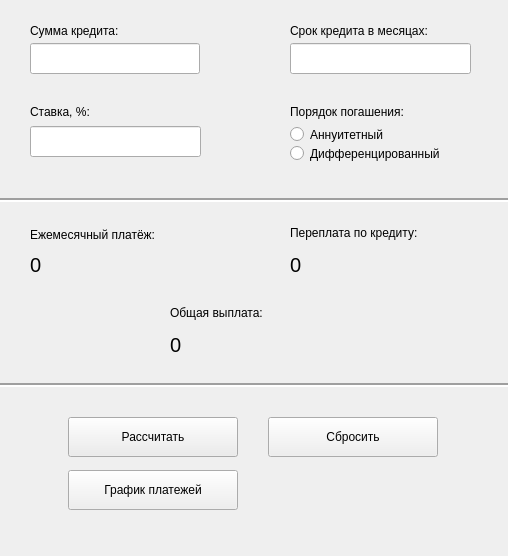
<?xml version="1.0" encoding="UTF-8"?>
<ui version="4.0">
 <class>Credit</class>
 <widget class="QWidget" name="Credit">
  <property name="geometry">
   <rect>
    <x>0</x>
    <y>0</y>
    <width>508</width>
    <height>556</height>
   </rect>
  </property>
  <property name="windowTitle">
   <string>Расчёт кредита</string>
  </property>
  <widget class="QLineEdit" name="loan_sum_display">
   <property name="geometry">
    <rect>
     <x>30</x>
     <y>43</y>
     <width>170</width>
     <height>31</height>
    </rect>
   </property>
  </widget>
  <widget class="QLineEdit" name="loan_rate_display">
   <property name="geometry">
    <rect>
     <x>30</x>
     <y>126</y>
     <width>171</width>
     <height>31</height>
    </rect>
   </property>
  </widget>
  <widget class="QLineEdit" name="loan_term_display">
   <property name="geometry">
    <rect>
     <x>290</x>
     <y>43</y>
     <width>181</width>
     <height>31</height>
    </rect>
   </property>
  </widget>
  <widget class="QLabel" name="label">
   <property name="geometry">
    <rect>
     <x>30</x>
     <y>23</y>
     <width>141</width>
     <height>17</height>
    </rect>
   </property>
   <property name="text">
    <string>&lt;html&gt;&lt;head/&gt;&lt;body&gt;&lt;p&gt;Сумма кредита:&lt;/p&gt;&lt;/body&gt;&lt;/html&gt;</string>
   </property>
   <property name="textFormat">
    <enum>Qt::AutoText</enum>
   </property>
  </widget>
  <widget class="QLabel" name="label_2">
   <property name="geometry">
    <rect>
     <x>30</x>
     <y>104</y>
     <width>81</width>
     <height>17</height>
    </rect>
   </property>
   <property name="text">
    <string>&lt;html&gt;&lt;head/&gt;&lt;body&gt;&lt;p&gt;Ставка, %:&lt;/p&gt;&lt;/body&gt;&lt;/html&gt;</string>
   </property>
   <property name="textFormat">
    <enum>Qt::AutoText</enum>
   </property>
  </widget>
  <widget class="QLabel" name="label_3">
   <property name="geometry">
    <rect>
     <x>290</x>
     <y>23</y>
     <width>181</width>
     <height>17</height>
    </rect>
   </property>
   <property name="text">
    <string>&lt;html&gt;&lt;head/&gt;&lt;body&gt;&lt;p&gt;Срок кредита в месяцах:&lt;/p&gt;&lt;/body&gt;&lt;/html&gt;</string>
   </property>
   <property name="textFormat">
    <enum>Qt::AutoText</enum>
   </property>
  </widget>
  <widget class="QRadioButton" name="radioButton_annuitet">
   <property name="geometry">
    <rect>
     <x>290</x>
     <y>123</y>
     <width>131</width>
     <height>23</height>
    </rect>
   </property>
   <property name="text">
    <string>Аннуитетный</string>
   </property>
  </widget>
  <widget class="QRadioButton" name="radioButton_differentiated">
   <property name="geometry">
    <rect>
     <x>290</x>
     <y>142</y>
     <width>191</width>
     <height>23</height>
    </rect>
   </property>
   <property name="text">
    <string>Дифференцированный</string>
   </property>
  </widget>
  <widget class="QLabel" name="label_4">
   <property name="geometry">
    <rect>
     <x>290</x>
     <y>104</y>
     <width>151</width>
     <height>17</height>
    </rect>
   </property>
   <property name="text">
    <string>&lt;html&gt;&lt;head/&gt;&lt;body&gt;&lt;p&gt;Порядок погашения:&lt;/p&gt;&lt;/body&gt;&lt;/html&gt;</string>
   </property>
   <property name="textFormat">
    <enum>Qt::AutoText</enum>
   </property>
  </widget>
  <widget class="QLabel" name="label_5">
   <property name="geometry">
    <rect>
     <x>170</x>
     <y>305</y>
     <width>141</width>
     <height>17</height>
    </rect>
   </property>
   <property name="text">
    <string>&lt;html&gt;&lt;head/&gt;&lt;body&gt;&lt;p&gt;Общая выплата:&lt;/p&gt;&lt;/body&gt;&lt;/html&gt;</string>
   </property>
   <property name="textFormat">
    <enum>Qt::AutoText</enum>
   </property>
  </widget>
  <widget class="QLabel" name="label_6">
   <property name="geometry">
    <rect>
     <x>30</x>
     <y>225</y>
     <width>181</width>
     <height>20</height>
    </rect>
   </property>
   <property name="text">
    <string>&lt;html&gt;&lt;head/&gt;&lt;body&gt;&lt;p&gt;Ежемесячный платёж:&lt;/p&gt;&lt;/body&gt;&lt;/html&gt;</string>
   </property>
   <property name="textFormat">
    <enum>Qt::AutoText</enum>
   </property>
  </widget>
  <widget class="QLabel" name="label_7">
   <property name="geometry">
    <rect>
     <x>290</x>
     <y>225</y>
     <width>171</width>
     <height>17</height>
    </rect>
   </property>
   <property name="text">
    <string>&lt;html&gt;&lt;head/&gt;&lt;body&gt;&lt;p&gt;Переплата по кредиту:&lt;/p&gt;&lt;/body&gt;&lt;/html&gt;</string>
   </property>
   <property name="textFormat">
    <enum>Qt::AutoText</enum>
   </property>
  </widget>
  <widget class="QPushButton" name="pushButton_calc_credit">
   <property name="geometry">
    <rect>
     <x>68</x>
     <y>417</y>
     <width>170</width>
     <height>40</height>
    </rect>
   </property>
   <property name="palette">
    <palette>
     <active>
      <colorrole role="Button">
       <brush brushstyle="SolidPattern">
        <color alpha="255">
         <red>255</red>
         <green>147</green>
         <blue>0</blue>
        </color>
       </brush>
      </colorrole>
      <colorrole role="Light">
       <brush brushstyle="SolidPattern">
        <color alpha="255">
         <red>255</red>
         <green>201</green>
         <blue>127</blue>
        </color>
       </brush>
      </colorrole>
      <colorrole role="Midlight">
       <brush brushstyle="SolidPattern">
        <color alpha="255">
         <red>255</red>
         <green>174</green>
         <blue>63</blue>
        </color>
       </brush>
      </colorrole>
      <colorrole role="Dark">
       <brush brushstyle="SolidPattern">
        <color alpha="255">
         <red>127</red>
         <green>73</green>
         <blue>0</blue>
        </color>
       </brush>
      </colorrole>
      <colorrole role="Mid">
       <brush brushstyle="SolidPattern">
        <color alpha="255">
         <red>170</red>
         <green>98</green>
         <blue>0</blue>
        </color>
       </brush>
      </colorrole>
      <colorrole role="Window">
       <brush brushstyle="SolidPattern">
        <color alpha="255">
         <red>255</red>
         <green>147</green>
         <blue>0</blue>
        </color>
       </brush>
      </colorrole>
      <colorrole role="Shadow">
       <brush brushstyle="SolidPattern">
        <color alpha="255">
         <red>0</red>
         <green>0</green>
         <blue>0</blue>
        </color>
       </brush>
      </colorrole>
      <colorrole role="AlternateBase">
       <brush brushstyle="SolidPattern">
        <color alpha="255">
         <red>255</red>
         <green>201</green>
         <blue>127</blue>
        </color>
       </brush>
      </colorrole>
     </active>
     <inactive>
      <colorrole role="Button">
       <brush brushstyle="SolidPattern">
        <color alpha="255">
         <red>236</red>
         <green>236</green>
         <blue>236</blue>
        </color>
       </brush>
      </colorrole>
      <colorrole role="Light">
       <brush brushstyle="SolidPattern">
        <color alpha="255">
         <red>255</red>
         <green>255</green>
         <blue>255</blue>
        </color>
       </brush>
      </colorrole>
      <colorrole role="Midlight">
       <brush brushstyle="SolidPattern">
        <color alpha="255">
         <red>245</red>
         <green>245</green>
         <blue>245</blue>
        </color>
       </brush>
      </colorrole>
      <colorrole role="Dark">
       <brush brushstyle="SolidPattern">
        <color alpha="255">
         <red>191</red>
         <green>191</green>
         <blue>191</blue>
        </color>
       </brush>
      </colorrole>
      <colorrole role="Mid">
       <brush brushstyle="SolidPattern">
        <color alpha="255">
         <red>169</red>
         <green>169</green>
         <blue>169</blue>
        </color>
       </brush>
      </colorrole>
      <colorrole role="Window">
       <brush brushstyle="SolidPattern">
        <color alpha="255">
         <red>236</red>
         <green>236</green>
         <blue>236</blue>
        </color>
       </brush>
      </colorrole>
      <colorrole role="Shadow">
       <brush brushstyle="SolidPattern">
        <color alpha="255">
         <red>0</red>
         <green>0</green>
         <blue>0</blue>
        </color>
       </brush>
      </colorrole>
      <colorrole role="AlternateBase">
       <brush brushstyle="SolidPattern">
        <color alpha="255">
         <red>245</red>
         <green>245</green>
         <blue>245</blue>
        </color>
       </brush>
      </colorrole>
     </inactive>
     <disabled>
      <colorrole role="Button">
       <brush brushstyle="SolidPattern">
        <color alpha="255">
         <red>255</red>
         <green>147</green>
         <blue>0</blue>
        </color>
       </brush>
      </colorrole>
      <colorrole role="Light">
       <brush brushstyle="SolidPattern">
        <color alpha="255">
         <red>255</red>
         <green>201</green>
         <blue>127</blue>
        </color>
       </brush>
      </colorrole>
      <colorrole role="Midlight">
       <brush brushstyle="SolidPattern">
        <color alpha="255">
         <red>255</red>
         <green>174</green>
         <blue>63</blue>
        </color>
       </brush>
      </colorrole>
      <colorrole role="Dark">
       <brush brushstyle="SolidPattern">
        <color alpha="255">
         <red>127</red>
         <green>73</green>
         <blue>0</blue>
        </color>
       </brush>
      </colorrole>
      <colorrole role="Mid">
       <brush brushstyle="SolidPattern">
        <color alpha="255">
         <red>170</red>
         <green>98</green>
         <blue>0</blue>
        </color>
       </brush>
      </colorrole>
      <colorrole role="Window">
       <brush brushstyle="SolidPattern">
        <color alpha="255">
         <red>255</red>
         <green>147</green>
         <blue>0</blue>
        </color>
       </brush>
      </colorrole>
      <colorrole role="Shadow">
       <brush brushstyle="SolidPattern">
        <color alpha="255">
         <red>0</red>
         <green>0</green>
         <blue>0</blue>
        </color>
       </brush>
      </colorrole>
      <colorrole role="AlternateBase">
       <brush brushstyle="SolidPattern">
        <color alpha="255">
         <red>245</red>
         <green>245</green>
         <blue>245</blue>
        </color>
       </brush>
      </colorrole>
     </disabled>
    </palette>
   </property>
   <property name="text">
    <string>Рассчитать</string>
   </property>
  </widget>
  <widget class="QPushButton" name="pushButton_reset_credit">
   <property name="geometry">
    <rect>
     <x>268</x>
     <y>417</y>
     <width>170</width>
     <height>40</height>
    </rect>
   </property>
   <property name="palette">
    <palette>
     <active>
      <colorrole role="Button">
       <brush brushstyle="SolidPattern">
        <color alpha="255">
         <red>186</red>
         <green>189</green>
         <blue>182</blue>
        </color>
       </brush>
      </colorrole>
      <colorrole role="Midlight">
       <brush brushstyle="SolidPattern">
        <color alpha="255">
         <red>220</red>
         <green>222</green>
         <blue>218</blue>
        </color>
       </brush>
      </colorrole>
      <colorrole role="Dark">
       <brush brushstyle="SolidPattern">
        <color alpha="255">
         <red>93</red>
         <green>94</green>
         <blue>91</blue>
        </color>
       </brush>
      </colorrole>
      <colorrole role="Mid">
       <brush brushstyle="SolidPattern">
        <color alpha="255">
         <red>124</red>
         <green>126</green>
         <blue>121</blue>
        </color>
       </brush>
      </colorrole>
      <colorrole role="Window">
       <brush brushstyle="SolidPattern">
        <color alpha="255">
         <red>186</red>
         <green>189</green>
         <blue>182</blue>
        </color>
       </brush>
      </colorrole>
      <colorrole role="AlternateBase">
       <brush brushstyle="SolidPattern">
        <color alpha="255">
         <red>220</red>
         <green>222</green>
         <blue>218</blue>
        </color>
       </brush>
      </colorrole>
     </active>
     <inactive>
      <colorrole role="Button">
       <brush brushstyle="SolidPattern">
        <color alpha="255">
         <red>239</red>
         <green>239</green>
         <blue>239</blue>
        </color>
       </brush>
      </colorrole>
      <colorrole role="Midlight">
       <brush brushstyle="SolidPattern">
        <color alpha="255">
         <red>202</red>
         <green>202</green>
         <blue>202</blue>
        </color>
       </brush>
      </colorrole>
      <colorrole role="Dark">
       <brush brushstyle="SolidPattern">
        <color alpha="255">
         <red>159</red>
         <green>159</green>
         <blue>159</blue>
        </color>
       </brush>
      </colorrole>
      <colorrole role="Mid">
       <brush brushstyle="SolidPattern">
        <color alpha="255">
         <red>184</red>
         <green>184</green>
         <blue>184</blue>
        </color>
       </brush>
      </colorrole>
      <colorrole role="Window">
       <brush brushstyle="SolidPattern">
        <color alpha="255">
         <red>239</red>
         <green>239</green>
         <blue>239</blue>
        </color>
       </brush>
      </colorrole>
      <colorrole role="AlternateBase">
       <brush brushstyle="SolidPattern">
        <color alpha="255">
         <red>247</red>
         <green>247</green>
         <blue>247</blue>
        </color>
       </brush>
      </colorrole>
     </inactive>
     <disabled>
      <colorrole role="Button">
       <brush brushstyle="SolidPattern">
        <color alpha="255">
         <red>186</red>
         <green>189</green>
         <blue>182</blue>
        </color>
       </brush>
      </colorrole>
      <colorrole role="Midlight">
       <brush brushstyle="SolidPattern">
        <color alpha="255">
         <red>220</red>
         <green>222</green>
         <blue>218</blue>
        </color>
       </brush>
      </colorrole>
      <colorrole role="Dark">
       <brush brushstyle="SolidPattern">
        <color alpha="255">
         <red>93</red>
         <green>94</green>
         <blue>91</blue>
        </color>
       </brush>
      </colorrole>
      <colorrole role="Mid">
       <brush brushstyle="SolidPattern">
        <color alpha="255">
         <red>124</red>
         <green>126</green>
         <blue>121</blue>
        </color>
       </brush>
      </colorrole>
      <colorrole role="Window">
       <brush brushstyle="SolidPattern">
        <color alpha="255">
         <red>186</red>
         <green>189</green>
         <blue>182</blue>
        </color>
       </brush>
      </colorrole>
      <colorrole role="AlternateBase">
       <brush brushstyle="SolidPattern">
        <color alpha="255">
         <red>247</red>
         <green>247</green>
         <blue>247</blue>
        </color>
       </brush>
      </colorrole>
     </disabled>
    </palette>
   </property>
   <property name="text">
    <string>Сбросить</string>
   </property>
  </widget>
  <widget class="Line" name="line">
   <property name="geometry">
    <rect>
     <x>-10</x>
     <y>190</y>
     <width>521</width>
     <height>20</height>
    </rect>
   </property>
   <property name="lineWidth">
    <number>2</number>
   </property>
   <property name="orientation">
    <enum>Qt::Horizontal</enum>
   </property>
  </widget>
  <widget class="Line" name="line_2">
   <property name="geometry">
    <rect>
     <x>-10</x>
     <y>375</y>
     <width>531</width>
     <height>20</height>
    </rect>
   </property>
   <property name="lineWidth">
    <number>2</number>
   </property>
   <property name="orientation">
    <enum>Qt::Horizontal</enum>
   </property>
  </widget>
  <widget class="QLabel" name="month_payment_display">
   <property name="geometry">
    <rect>
     <x>30</x>
     <y>250</y>
     <width>241</width>
     <height>31</height>
    </rect>
   </property>
   <property name="font">
    <font>
     <pointsize>15</pointsize>
    </font>
   </property>
   <property name="text">
    <string>&lt;html&gt;&lt;head/&gt;&lt;body&gt;&lt;p&gt;0&lt;/p&gt;&lt;/body&gt;&lt;/html&gt;</string>
   </property>
  </widget>
  <widget class="QLabel" name="overpayment_display">
   <property name="geometry">
    <rect>
     <x>290</x>
     <y>250</y>
     <width>191</width>
     <height>31</height>
    </rect>
   </property>
   <property name="font">
    <font>
     <pointsize>15</pointsize>
    </font>
   </property>
   <property name="text">
    <string>&lt;html&gt;&lt;head/&gt;&lt;body&gt;&lt;p&gt;0&lt;/p&gt;&lt;/body&gt;&lt;/html&gt;</string>
   </property>
  </widget>
  <widget class="QLabel" name="total_payment_display">
   <property name="geometry">
    <rect>
     <x>170</x>
     <y>330</y>
     <width>261</width>
     <height>31</height>
    </rect>
   </property>
   <property name="font">
    <font>
     <pointsize>15</pointsize>
    </font>
   </property>
   <property name="text">
    <string>&lt;html&gt;&lt;head/&gt;&lt;body&gt;&lt;p&gt;0&lt;/p&gt;&lt;/body&gt;&lt;/html&gt;</string>
   </property>
  </widget>
  <widget class="QPushButton" name="pushButton_payment_schedule">
   <property name="geometry">
    <rect>
     <x>68</x>
     <y>470</y>
     <width>170</width>
     <height>40</height>
    </rect>
   </property>
   <property name="palette">
    <palette>
     <active>
      <colorrole role="Button">
       <brush brushstyle="SolidPattern">
        <color alpha="255">
         <red>186</red>
         <green>189</green>
         <blue>182</blue>
        </color>
       </brush>
      </colorrole>
      <colorrole role="Midlight">
       <brush brushstyle="SolidPattern">
        <color alpha="255">
         <red>220</red>
         <green>222</green>
         <blue>218</blue>
        </color>
       </brush>
      </colorrole>
      <colorrole role="Dark">
       <brush brushstyle="SolidPattern">
        <color alpha="255">
         <red>93</red>
         <green>94</green>
         <blue>91</blue>
        </color>
       </brush>
      </colorrole>
      <colorrole role="Mid">
       <brush brushstyle="SolidPattern">
        <color alpha="255">
         <red>124</red>
         <green>126</green>
         <blue>121</blue>
        </color>
       </brush>
      </colorrole>
      <colorrole role="Window">
       <brush brushstyle="SolidPattern">
        <color alpha="255">
         <red>186</red>
         <green>189</green>
         <blue>182</blue>
        </color>
       </brush>
      </colorrole>
      <colorrole role="AlternateBase">
       <brush brushstyle="SolidPattern">
        <color alpha="255">
         <red>220</red>
         <green>222</green>
         <blue>218</blue>
        </color>
       </brush>
      </colorrole>
     </active>
     <inactive>
      <colorrole role="Button">
       <brush brushstyle="SolidPattern">
        <color alpha="255">
         <red>239</red>
         <green>239</green>
         <blue>239</blue>
        </color>
       </brush>
      </colorrole>
      <colorrole role="Midlight">
       <brush brushstyle="SolidPattern">
        <color alpha="255">
         <red>202</red>
         <green>202</green>
         <blue>202</blue>
        </color>
       </brush>
      </colorrole>
      <colorrole role="Dark">
       <brush brushstyle="SolidPattern">
        <color alpha="255">
         <red>159</red>
         <green>159</green>
         <blue>159</blue>
        </color>
       </brush>
      </colorrole>
      <colorrole role="Mid">
       <brush brushstyle="SolidPattern">
        <color alpha="255">
         <red>184</red>
         <green>184</green>
         <blue>184</blue>
        </color>
       </brush>
      </colorrole>
      <colorrole role="Window">
       <brush brushstyle="SolidPattern">
        <color alpha="255">
         <red>239</red>
         <green>239</green>
         <blue>239</blue>
        </color>
       </brush>
      </colorrole>
      <colorrole role="AlternateBase">
       <brush brushstyle="SolidPattern">
        <color alpha="255">
         <red>247</red>
         <green>247</green>
         <blue>247</blue>
        </color>
       </brush>
      </colorrole>
     </inactive>
     <disabled>
      <colorrole role="Button">
       <brush brushstyle="SolidPattern">
        <color alpha="255">
         <red>186</red>
         <green>189</green>
         <blue>182</blue>
        </color>
       </brush>
      </colorrole>
      <colorrole role="Midlight">
       <brush brushstyle="SolidPattern">
        <color alpha="255">
         <red>220</red>
         <green>222</green>
         <blue>218</blue>
        </color>
       </brush>
      </colorrole>
      <colorrole role="Dark">
       <brush brushstyle="SolidPattern">
        <color alpha="255">
         <red>93</red>
         <green>94</green>
         <blue>91</blue>
        </color>
       </brush>
      </colorrole>
      <colorrole role="Mid">
       <brush brushstyle="SolidPattern">
        <color alpha="255">
         <red>124</red>
         <green>126</green>
         <blue>121</blue>
        </color>
       </brush>
      </colorrole>
      <colorrole role="Window">
       <brush brushstyle="SolidPattern">
        <color alpha="255">
         <red>186</red>
         <green>189</green>
         <blue>182</blue>
        </color>
       </brush>
      </colorrole>
      <colorrole role="AlternateBase">
       <brush brushstyle="SolidPattern">
        <color alpha="255">
         <red>247</red>
         <green>247</green>
         <blue>247</blue>
        </color>
       </brush>
      </colorrole>
     </disabled>
    </palette>
   </property>
   <property name="text">
    <string>График платежей</string>
   </property>
  </widget>
 </widget>
 <resources/>
 <connections/>
</ui>
